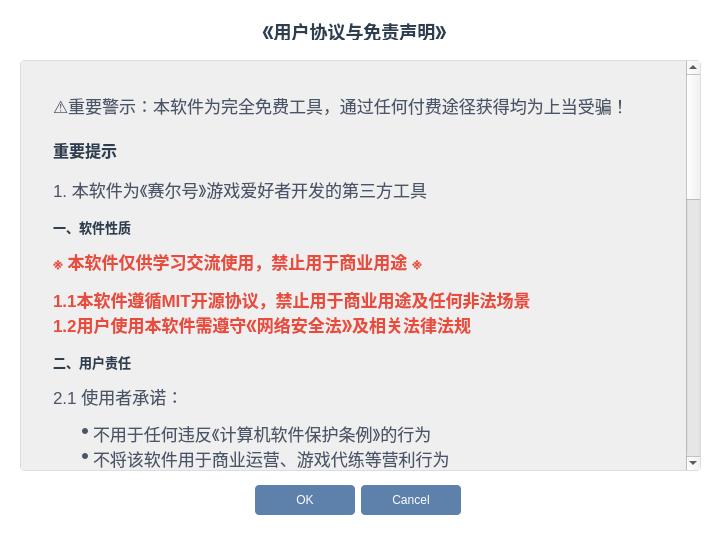
<?xml version="1.0" encoding="UTF-8"?>
<ui version="4.0">
 <class>OnStartDialogWindow</class>
 <widget class="QDialog" name="OnStartDialogWindow">
  <property name="geometry">
   <rect>
    <x>0</x>
    <y>0</y>
    <width>720</width>
    <height>535</height>
   </rect>
  </property>
  <property name="windowTitle">
   <string>用户协议与免责声明</string>
  </property>
  <property name="styleSheet">
   <string notr="true">QDialog {
                background: #ffffff;
                font-family: &quot;Microsoft YaHei&quot;;
                }
            </string>
  </property>
  <widget class="QLabel" name="label_title">
   <property name="geometry">
    <rect>
     <x>250</x>
     <y>10</y>
     <width>209</width>
     <height>42</height>
    </rect>
   </property>
   <property name="styleSheet">
    <string notr="true">QLabel {
                    color: #2c3e50;
                    font-size: 18px;
                    font-weight: bold;
                    padding: 12px 0;
                    }
                </string>
   </property>
   <property name="text">
    <string>《用户协议与免责声明》</string>
   </property>
   <property name="alignment">
    <set>Qt::AlignCenter</set>
   </property>
  </widget>
  <widget class="QScrollArea" name="scrollArea">
   <property name="geometry">
    <rect>
     <x>20</x>
     <y>60</y>
     <width>681</width>
     <height>411</height>
    </rect>
   </property>
   <property name="styleSheet">
    <string notr="true">QScrollArea {
                    border: 1px solid #dcdde1;
                    border-radius: 4px;
                    background: #f8f9fa;
                    }
                    QScrollBar:vertical {
                    width: 8px;
                    background: transparent;
                    }
                    QScrollBar::handle:vertical {
                    background: #c8d6e5;
                    border-radius: 4px;
                    min-height: 30px;
                    }
                </string>
   </property>
   <property name="widgetResizable">
    <bool>true</bool>
   </property>
   <widget class="QWidget" name="scrollAreaWidgetContents">
    <property name="geometry">
     <rect>
      <x>0</x>
      <y>0</y>
      <width>662</width>
      <height>1191</height>
     </rect>
    </property>
    <layout class="QVBoxLayout" name="verticalLayout_2">
     <item>
      <widget class="QLabel" name="label_content">
       <property name="styleSheet">
        <string notr="true">QLabel {
                                    color: #4a5568;
                                    font-size: 13px;
                                    line-height: 1.8;
                                    padding: 20px;
                                    }
                                    .warning {
                                    color: #e74c3c;
                                    font-weight: bold;
                                    font-size: 14px;
                                    }
                                </string>
       </property>
       <property name="text">
        <string>&lt;!DOCTYPE HTML PUBLIC &quot;-//W3C//DTD HTML 4.0//EN&quot; &quot;http://www.w3.org/TR/REC-html40/strict.dtd&quot;&gt;
&lt;html&gt;&lt;head&gt;&lt;meta name=&quot;qrichtext&quot; content=&quot;1&quot; /&gt;&lt;style type=&quot;text/css&quot;&gt;
p, li { white-space: pre-wrap; }
&lt;/style&gt;&lt;/head&gt;&lt;body style=&quot; font-family:'SimSun'; font-size:13px; font-weight:400; font-style:normal;&quot;&gt;
&lt;p style=&quot; margin-top:12px; margin-bottom:12px; margin-left:0px; margin-right:0px; -qt-block-indent:0; text-indent:0px;&quot;&gt;&lt;span style=&quot; font-family:'Microsoft YaHei'; font-size:13pt;&quot;&gt;⚠重要警示：本软件为完全免费工具，通过任何付费途径获得均为上当受骗！&lt;/span&gt;&lt;span style=&quot; font-size:13px;&quot;&gt;                                     &lt;/span&gt;&lt;/p&gt;
&lt;h3 style=&quot; margin-top:20px; margin-bottom:15px; margin-left:0px; margin-right:0px; -qt-block-indent:0; text-indent:0px;&quot;&gt;&lt;span style=&quot; font-family:'Microsoft YaHei'; font-size:13pt; font-weight:600; color:#2c3e50;&quot;&gt;重要提示&lt;/span&gt;&lt;span style=&quot; font-size:large; font-weight:600;&quot;&gt;                                     &lt;/span&gt;&lt;/h3&gt;
&lt;p style=&quot; margin-top:12px; margin-bottom:12px; margin-left:0px; margin-right:0px; -qt-block-indent:0; text-indent:0px;&quot;&gt;&lt;span style=&quot; font-family:'Microsoft YaHei'; font-size:13pt;&quot;&gt;1. 本软件为《赛尔号》游戏爱好者开发的第三方工具&lt;/span&gt;&lt;span style=&quot; font-size:13px;&quot;&gt;                                     &lt;/span&gt;&lt;/p&gt;
&lt;h4 style=&quot; margin-top:15px; margin-bottom:10px; margin-left:0px; margin-right:0px; -qt-block-indent:0; text-indent:0px;&quot;&gt;&lt;span style=&quot; font-family:'Microsoft YaHei'; font-size:13pt; font-weight:600; color:#2c3e50;&quot;&gt;一、软件性质&lt;/span&gt;&lt;span style=&quot; font-size:medium; font-weight:600;&quot;&gt;                                     &lt;/span&gt;&lt;/h4&gt;
&lt;p style=&quot; margin-top:12px; margin-bottom:12px; margin-left:0px; margin-right:0px; -qt-block-indent:0; text-indent:0px;&quot;&gt;&lt;span style=&quot; font-family:'Microsoft YaHei'; font-size:13pt; font-weight:600; color:#e74c3c;&quot;&gt;※ 本软件仅供学习交流使用，禁止用于商业用途 ※&lt;/span&gt;&lt;span style=&quot; font-size:medium; font-weight:600;&quot;&gt; &lt;/span&gt;&lt;span style=&quot; font-size:13px;&quot;&gt;                                     &lt;/span&gt;&lt;/p&gt;
&lt;p style=&quot; margin-top:12px; margin-bottom:12px; margin-left:0px; margin-right:0px; -qt-block-indent:0; text-indent:0px;&quot;&gt;&lt;span style=&quot; font-family:'Microsoft YaHei'; font-size:13pt; font-weight:600; color:#e74c3c;&quot;&gt;1.1本软件遵循MIT开源协议，禁止用于商业用途及任何非法场景&lt;/span&gt;&lt;span style=&quot; font-family:'Microsoft YaHei'; font-size:13pt;&quot;&gt;&lt;br /&gt;&lt;/span&gt;&lt;span style=&quot; font-family:'Microsoft YaHei'; font-size:13pt; font-weight:600; color:#e74c3c;&quot;&gt;1.2用户使用本软件需遵守《网络安全法》及相关法律法规&lt;/span&gt;&lt;span style=&quot; font-size:13px;&quot;&gt;                                     &lt;/span&gt;&lt;/p&gt;
&lt;h4 style=&quot; margin-top:15px; margin-bottom:10px; margin-left:0px; margin-right:0px; -qt-block-indent:0; text-indent:0px;&quot;&gt;&lt;span style=&quot; font-family:'Microsoft YaHei'; font-size:13pt; font-weight:600; color:#2c3e50;&quot;&gt;二、用户责任&lt;/span&gt;&lt;span style=&quot; font-size:medium; font-weight:600;&quot;&gt;                                     &lt;/span&gt;&lt;/h4&gt;
&lt;p style=&quot; margin-top:12px; margin-bottom:12px; margin-left:0px; margin-right:0px; -qt-block-indent:0; text-indent:0px;&quot;&gt;&lt;span style=&quot; font-family:'Microsoft YaHei'; font-size:13pt;&quot;&gt;2.1 使用者承诺：&lt;/span&gt;&lt;span style=&quot; font-size:13px;&quot;&gt;                                     &lt;/span&gt;&lt;/p&gt;
&lt;ul style=&quot;margin-top: 0px; margin-bottom: 0px; margin-left: 0px; margin-right: 0px; -qt-list-indent: 1;&quot;&gt;&lt;li style=&quot; font-family:'Microsoft YaHei'; font-size:13pt;&quot; style=&quot; margin-top:12px; margin-bottom:0px; margin-left:0px; margin-right:0px; -qt-block-indent:0; text-indent:0px;&quot;&gt;&lt;span style=&quot; font-size:13px;&quot;&gt;不用于任何违反《计算机软件保护条例》的行为                                    &lt;/span&gt;&lt;span style=&quot; font-family:'SimSun'; font-size:13px;&quot;&gt;                                                                        &lt;/span&gt;&lt;/li&gt;
&lt;li style=&quot; font-family:'Microsoft YaHei'; font-size:13pt;&quot; style=&quot; margin-top:0px; margin-bottom:0px; margin-left:0px; margin-right:0px; -qt-block-indent:0; text-indent:0px;&quot;&gt;&lt;span style=&quot; font-size:13px;&quot;&gt;不将该软件用于商业运营、游戏代练等营利行为&lt;/span&gt;&lt;span style=&quot; font-family:'SimSun'; font-size:13px;&quot;&gt;                                     &lt;/span&gt;&lt;/li&gt;
&lt;li style=&quot; font-family:'Microsoft YaHei'; font-size:13pt;&quot; style=&quot; margin-top:0px; margin-bottom:12px; margin-left:0px; margin-right:0px; -qt-block-indent:0; text-indent:0px;&quot;&gt;&lt;span style=&quot; font-size:13px;&quot;&gt;在游戏允许范围内进行脚本操作                                    &lt;/span&gt;&lt;span style=&quot; font-family:'SimSun'; font-size:13px;&quot;&gt;                                                                        &lt;/span&gt;&lt;/li&gt;&lt;/ul&gt;
&lt;h4 style=&quot; margin-top:15px; margin-bottom:10px; margin-left:0px; margin-right:0px; -qt-block-indent:0; text-indent:0px;&quot;&gt;&lt;span style=&quot; font-family:'Microsoft YaHei'; font-size:13pt; font-weight:600; color:#2c3e50;&quot;&gt;三、数据安全&lt;/span&gt;&lt;span style=&quot; font-size:medium; font-weight:600;&quot;&gt;                                     &lt;/span&gt;&lt;/h4&gt;
&lt;p style=&quot; margin-top:12px; margin-bottom:12px; margin-left:0px; margin-right:0px; -qt-block-indent:0; text-indent:0px;&quot;&gt;&lt;span style=&quot; font-family:'Microsoft YaHei'; font-size:13pt;&quot;&gt;3.1本地存储的账号信息（login.json）为明文存储&lt;br /&gt;3.2 建议采取以下安全措施：&lt;/span&gt;&lt;span style=&quot; font-size:13px;&quot;&gt;                                                                        &lt;/span&gt;&lt;/p&gt;
&lt;ul style=&quot;margin-top: 0px; margin-bottom: 0px; margin-left: 0px; margin-right: 0px; -qt-list-indent: 1;&quot;&gt;&lt;li style=&quot; font-family:'Microsoft YaHei'; font-size:13pt;&quot; style=&quot; margin-top:12px; margin-bottom:0px; margin-left:0px; margin-right:0px; -qt-block-indent:0; text-indent:0px;&quot;&gt;&lt;span style=&quot; font-size:13px;&quot;&gt;定期修改游戏密码&lt;/span&gt;&lt;span style=&quot; font-family:'SimSun'; font-size:13px;&quot;&gt;                                     &lt;/span&gt;&lt;/li&gt;
&lt;li style=&quot; font-family:'Microsoft YaHei'; font-size:13pt;&quot; style=&quot; margin-top:0px; margin-bottom:0px; margin-left:0px; margin-right:0px; -qt-block-indent:0; text-indent:0px;&quot;&gt;&lt;span style=&quot; font-size:13px;&quot;&gt;不在公共设备保存登录信息&lt;/span&gt;&lt;span style=&quot; font-family:'SimSun'; font-size:13px;&quot;&gt;                                     &lt;/span&gt;&lt;/li&gt;
&lt;li style=&quot; font-family:'Microsoft YaHei'; font-size:13pt;&quot; style=&quot; margin-top:0px; margin-bottom:12px; margin-left:0px; margin-right:0px; -qt-block-indent:0; text-indent:0px;&quot;&gt;&lt;span style=&quot; font-size:13px;&quot;&gt;使用系统级加密工具保护配置文件&lt;/span&gt;&lt;span style=&quot; font-family:'SimSun'; font-size:13px;&quot;&gt;                                     &lt;/span&gt;&lt;/li&gt;&lt;/ul&gt;
&lt;h4 style=&quot; margin-top:15px; margin-bottom:10px; margin-left:0px; margin-right:0px; -qt-block-indent:0; text-indent:0px;&quot;&gt;&lt;span style=&quot; font-family:'Microsoft YaHei'; font-size:13pt; font-weight:600; color:#2c3e50;&quot;&gt;四、第三方组件&lt;/span&gt;&lt;span style=&quot; font-size:medium; font-weight:600;&quot;&gt;                                     &lt;/span&gt;&lt;/h4&gt;
&lt;p style=&quot; margin-top:12px; margin-bottom:12px; margin-left:0px; margin-right:0px; -qt-block-indent:0; text-indent:0px;&quot;&gt;&lt;span style=&quot; font-family:'Microsoft YaHei'; font-size:13pt;&quot;&gt;4.1集成的大漠插件(dm.dll)需遵守其官方授权条款&lt;br /&gt;4.2 开发者不承担因插件导致的：&lt;/span&gt;&lt;span style=&quot; font-size:13px;&quot;&gt;                                                                        &lt;/span&gt;&lt;/p&gt;
&lt;ul style=&quot;margin-top: 0px; margin-bottom: 0px; margin-left: 0px; margin-right: 0px; -qt-list-indent: 1;&quot;&gt;&lt;li style=&quot; font-family:'Microsoft YaHei'; font-size:13pt;&quot; style=&quot; margin-top:12px; margin-bottom:0px; margin-left:0px; margin-right:0px; -qt-block-indent:0; text-indent:0px;&quot;&gt;&lt;span style=&quot; font-size:13px;&quot;&gt;游戏客户端异常&lt;/span&gt;&lt;span style=&quot; font-family:'SimSun'; font-size:13px;&quot;&gt;                                     &lt;/span&gt;&lt;/li&gt;
&lt;li style=&quot; font-family:'Microsoft YaHei'; font-size:13pt;&quot; style=&quot; margin-top:0px; margin-bottom:0px; margin-left:0px; margin-right:0px; -qt-block-indent:0; text-indent:0px;&quot;&gt;&lt;span style=&quot; font-size:13px;&quot;&gt;系统兼容性问题&lt;/span&gt;&lt;span style=&quot; font-family:'SimSun'; font-size:13px;&quot;&gt;                                     &lt;/span&gt;&lt;/li&gt;
&lt;li style=&quot; font-family:'Microsoft YaHei'; font-size:13pt;&quot; style=&quot; margin-top:0px; margin-bottom:12px; margin-left:0px; margin-right:0px; -qt-block-indent:0; text-indent:0px;&quot;&gt;&lt;span style=&quot; font-size:13px;&quot;&gt;反作弊机制触发的风险&lt;/span&gt;&lt;span style=&quot; font-family:'SimSun'; font-size:13px;&quot;&gt;                                     &lt;/span&gt;&lt;/li&gt;&lt;/ul&gt;
&lt;h4 style=&quot; margin-top:15px; margin-bottom:10px; margin-left:0px; margin-right:0px; -qt-block-indent:0; text-indent:0px;&quot;&gt;&lt;span style=&quot; font-family:'Microsoft YaHei'; font-size:13pt; font-weight:600; color:#2c3e50;&quot;&gt;五、免责条款&lt;/span&gt;&lt;span style=&quot; font-size:medium; font-weight:600;&quot;&gt;                                     &lt;/span&gt;&lt;/h4&gt;
&lt;p style=&quot; margin-top:12px; margin-bottom:12px; margin-left:0px; margin-right:0px; -qt-block-indent:0; text-indent:0px;&quot;&gt;&lt;span style=&quot; font-family:'Microsoft YaHei'; font-size:13pt;&quot;&gt;出现以下情况时开发者不承担责任：&lt;/span&gt;&lt;span style=&quot; font-size:13px;&quot;&gt;                                     &lt;/span&gt;&lt;/p&gt;
&lt;ul style=&quot;margin-top: 0px; margin-bottom: 0px; margin-left: 0px; margin-right: 0px; -qt-list-indent: 1;&quot;&gt;&lt;li style=&quot; font-family:'Microsoft YaHei'; font-size:13pt;&quot; style=&quot; margin-top:12px; margin-bottom:0px; margin-left:0px; margin-right:0px; -qt-block-indent:0; text-indent:0px;&quot;&gt;&lt;span style=&quot; font-size:13px;&quot;&gt;因软件漏洞导致的游戏数据异常&lt;/span&gt;&lt;span style=&quot; font-family:'SimSun'; font-size:13px;&quot;&gt;                                     &lt;/span&gt;&lt;/li&gt;
&lt;li style=&quot; font-family:'Microsoft YaHei'; font-size:13pt;&quot; style=&quot; margin-top:0px; margin-bottom:0px; margin-left:0px; margin-right:0px; -qt-block-indent:0; text-indent:0px;&quot;&gt;&lt;span style=&quot; font-size:13px;&quot;&gt;未及时更新导致的版本不兼容&lt;/span&gt;&lt;span style=&quot; font-family:'SimSun'; font-size:13px;&quot;&gt;                                     &lt;/span&gt;&lt;/li&gt;
&lt;li style=&quot; font-family:'Microsoft YaHei'; font-size:13pt;&quot; style=&quot; margin-top:0px; margin-bottom:0px; margin-left:0px; margin-right:0px; -qt-block-indent:0; text-indent:0px;&quot;&gt;&lt;span style=&quot; font-size:13px;&quot;&gt;用户自行修改代码引发的故障&lt;/span&gt;&lt;span style=&quot; font-family:'SimSun'; font-size:13px;&quot;&gt;                                     &lt;/span&gt;&lt;/li&gt;
&lt;li style=&quot; font-family:'Microsoft YaHei'; font-size:13pt;&quot; style=&quot; margin-top:0px; margin-bottom:12px; margin-left:0px; margin-right:0px; -qt-block-indent:0; text-indent:0px;&quot;&gt;&lt;span style=&quot; font-size:13px;&quot;&gt;网络延迟或中断导致的登录失败&lt;/span&gt;&lt;span style=&quot; font-family:'SimSun'; font-size:13px;&quot;&gt;                                     &lt;/span&gt;&lt;/li&gt;&lt;/ul&gt;
&lt;h4 style=&quot; margin-top:15px; margin-bottom:10px; margin-left:0px; margin-right:0px; -qt-block-indent:0; text-indent:0px;&quot;&gt;&lt;span style=&quot; font-family:'Microsoft YaHei'; font-size:13pt; font-weight:600; color:#2c3e50;&quot;&gt;六、法律管辖&lt;/span&gt;&lt;span style=&quot; font-size:medium; font-weight:600;&quot;&gt;                                     &lt;/span&gt;&lt;/h4&gt;
&lt;p style=&quot; margin-top:12px; margin-bottom:12px; margin-left:0px; margin-right:0px; -qt-block-indent:0; text-indent:0px;&quot;&gt;&lt;span style=&quot; font-family:'Microsoft YaHei'; font-size:13pt;&quot;&gt;6.1 本协议适用中华人民共和国法律&lt;br /&gt;6.2 争议应优先通过友好协商解决&lt;br /&gt;6.3 协商不成时应向开发者所在地法院提起诉讼                                    &lt;/span&gt;&lt;span style=&quot; font-size:13px;&quot;&gt;                                     &lt;/span&gt;&lt;/p&gt;
&lt;p style=&quot; margin-top:30px; margin-bottom:12px; margin-left:0px; margin-right:0px; -qt-block-indent:0; text-indent:0px;&quot;&gt;&lt;span style=&quot; font-family:'Microsoft YaHei'; font-size:13pt; font-weight:600;&quot;&gt;【再次提醒】本软件不会通过任何渠道收费，谨防受骗！&lt;/span&gt;&lt;span style=&quot; font-size:13px; font-weight:600;&quot;&gt; &lt;/span&gt;&lt;span style=&quot; font-size:13px;&quot;&gt;                                    &lt;/span&gt;&lt;/p&gt;
&lt;p style=&quot; margin-top:30px; margin-bottom:12px; margin-left:0px; margin-right:0px; -qt-block-indent:0; text-indent:0px;&quot;&gt;&lt;span style=&quot; font-family:'Microsoft YaHei'; font-size:13pt; font-weight:600; color:#e74c3c;&quot;&gt;【最终确认】继续使用即视为已阅读并同意上述所有条款&lt;/span&gt;&lt;span style=&quot; font-size:13px; font-weight:600;&quot;&gt; &lt;/span&gt;&lt;span style=&quot; font-size:13px;&quot;&gt;                                &lt;/span&gt;&lt;/p&gt;&lt;/body&gt;&lt;/html&gt;</string>
       </property>
       <property name="alignment">
        <set>Qt::AlignTop</set>
       </property>
       <property name="wordWrap">
        <bool>true</bool>
       </property>
      </widget>
     </item>
    </layout>
   </widget>
  </widget>
  <widget class="QDialogButtonBox" name="buttonBox">
   <property name="geometry">
    <rect>
     <x>250</x>
     <y>480</y>
     <width>211</width>
     <height>41</height>
    </rect>
   </property>
   <property name="styleSheet">
    <string notr="true">/* 按钮通用样式 */
                    QPushButton {
                    background-color: #5E81AC;
                    color: white;
                    border: none;
                    padding: 8px 15px;
                    border-radius: 4px;
                    min-width: 70px;
                    }

                    QPushButton:hover {
                    background-color: #81A1C1;
                    }

                    QPushButton:pressed {
                    background-color: #4C6A8C;
                    }
                </string>
   </property>
   <property name="orientation">
    <enum>Qt::Horizontal</enum>
   </property>
   <property name="standardButtons">
    <set>QDialogButtonBox::Cancel|QDialogButtonBox::Ok</set>
   </property>
  </widget>
 </widget>
 <resources/>
 <connections>
  <connection>
   <sender>buttonBox</sender>
   <signal>accepted()</signal>
   <receiver>OnStartDialogWindow</receiver>
   <slot>accept()</slot>
   <hints>
    <hint type="sourcelabel">
     <x>20</x>
     <y>20</y>
    </hint>
    <hint type="destinationlabel">
     <x>20</x>
     <y>20</y>
    </hint>
   </hints>
  </connection>
  <connection>
   <sender>buttonBox</sender>
   <signal>rejected()</signal>
   <receiver>OnStartDialogWindow</receiver>
   <slot>reject()</slot>
   <hints>
    <hint type="sourcelabel">
     <x>20</x>
     <y>20</y>
    </hint>
    <hint type="destinationlabel">
     <x>20</x>
     <y>20</y>
    </hint>
   </hints>
  </connection>
 </connections>
</ui>
